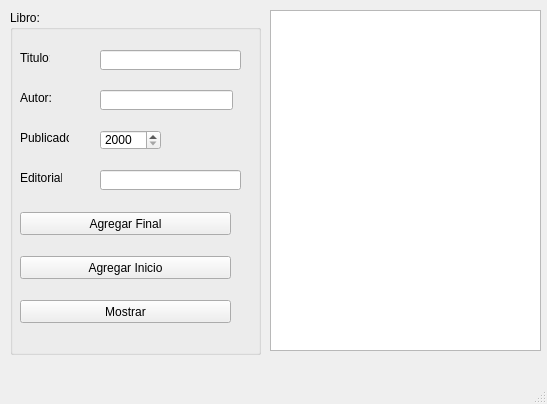
<?xml version="1.0" encoding="UTF-8"?>
<ui version="4.0">
 <class>MainWindow</class>
 <widget class="QMainWindow" name="MainWindow">
  <property name="geometry">
   <rect>
    <x>0</x>
    <y>0</y>
    <width>547</width>
    <height>404</height>
   </rect>
  </property>
  <property name="windowTitle">
   <string>MainWindow</string>
  </property>
  <widget class="QWidget" name="centralwidget">
   <widget class="QGroupBox" name="groupBox">
    <property name="geometry">
     <rect>
      <x>10</x>
      <y>10</y>
      <width>251</width>
      <height>345</height>
     </rect>
    </property>
    <property name="title">
     <string>Libro:</string>
    </property>
    <widget class="QLineEdit" name="Editorial_lineEdit">
     <property name="geometry">
      <rect>
       <x>90</x>
       <y>160</y>
       <width>141</width>
       <height>20</height>
      </rect>
     </property>
    </widget>
    <widget class="QLabel" name="label_9">
     <property name="geometry">
      <rect>
       <x>10</x>
       <y>40</y>
       <width>30</width>
       <height>16</height>
      </rect>
     </property>
     <property name="text">
      <string>Titulo:</string>
     </property>
    </widget>
    <widget class="QLabel" name="label_7">
     <property name="geometry">
      <rect>
       <x>10</x>
       <y>80</y>
       <width>31</width>
       <height>16</height>
      </rect>
     </property>
     <property name="text">
      <string>Autor:</string>
     </property>
    </widget>
    <widget class="QPushButton" name="Agregar_Inicio_pushButton">
     <property name="geometry">
      <rect>
       <x>10</x>
       <y>246</y>
       <width>211</width>
       <height>23</height>
      </rect>
     </property>
     <property name="text">
      <string>Agregar Inicio</string>
     </property>
    </widget>
    <widget class="QLineEdit" name="Titulo_lineEdit_2">
     <property name="geometry">
      <rect>
       <x>90</x>
       <y>40</y>
       <width>141</width>
       <height>20</height>
      </rect>
     </property>
    </widget>
    <widget class="QLabel" name="label_6">
     <property name="geometry">
      <rect>
       <x>10</x>
       <y>120</y>
       <width>49</width>
       <height>16</height>
      </rect>
     </property>
     <property name="text">
      <string>Publicado:</string>
     </property>
    </widget>
    <widget class="QPushButton" name="Agregar_Final_pushButton">
     <property name="geometry">
      <rect>
       <x>10</x>
       <y>202</y>
       <width>211</width>
       <height>23</height>
      </rect>
     </property>
     <property name="text">
      <string>Agregar Final</string>
     </property>
    </widget>
    <widget class="QLabel" name="label_8">
     <property name="geometry">
      <rect>
       <x>10</x>
       <y>160</y>
       <width>42</width>
       <height>16</height>
      </rect>
     </property>
     <property name="text">
      <string>Editorial:</string>
     </property>
    </widget>
    <widget class="QLineEdit" name="Autor_lineEdit">
     <property name="geometry">
      <rect>
       <x>90</x>
       <y>80</y>
       <width>133</width>
       <height>20</height>
      </rect>
     </property>
    </widget>
    <widget class="QSpinBox" name="Publicado_spinbox">
     <property name="geometry">
      <rect>
       <x>90</x>
       <y>120</y>
       <width>61</width>
       <height>20</height>
      </rect>
     </property>
     <property name="minimum">
      <number>2000</number>
     </property>
     <property name="maximum">
      <number>2020</number>
     </property>
    </widget>
    <widget class="QPushButton" name="Mostrar_pushbutton">
     <property name="geometry">
      <rect>
       <x>10</x>
       <y>290</y>
       <width>211</width>
       <height>23</height>
      </rect>
     </property>
     <property name="text">
      <string>Mostrar</string>
     </property>
    </widget>
   </widget>
   <widget class="QPlainTextEdit" name="Salida">
    <property name="geometry">
     <rect>
      <x>270</x>
      <y>10</y>
      <width>271</width>
      <height>341</height>
     </rect>
    </property>
   </widget>
  </widget>
  <widget class="QMenuBar" name="menubar">
   <property name="geometry">
    <rect>
     <x>0</x>
     <y>0</y>
     <width>547</width>
     <height>21</height>
    </rect>
   </property>
  </widget>
  <widget class="QStatusBar" name="statusbar"/>
 </widget>
 <resources/>
 <connections/>
</ui>
